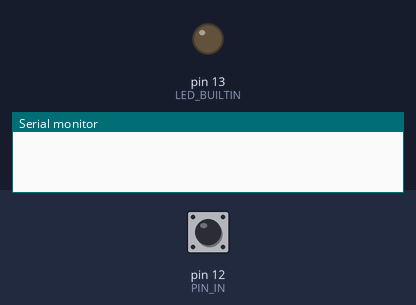
Recording of a sketch running on a simulated Arduino Uno, built with avr-gcc and run on an emulated ATmega328P. On the bench: output pins drawn as LEDs (lit = HIGH), the last lines printed to the serial monitor. Dashed ring = blinking. The inputs (shaded band) are chosen by the test bench; at power-on: pin 12 (PIN_IN) HIGH.

Above: at 1.2 s.
1.3 s: pin 12 (PIN_IN) pulled LOW for 0.15 s
At 1.37 s:
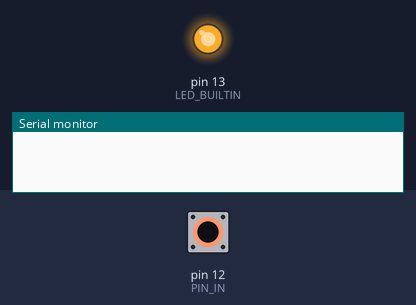
2.9 s: pin 12 (PIN_IN) pulled LOW for 3.2 s
At 7.0 s:
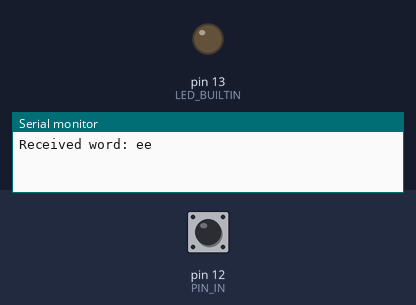
7.6 s: pin 12 (PIN_IN) pulsed LOW 2 times (0.12 s each, 0.3 s apart)
At 7.66 s:
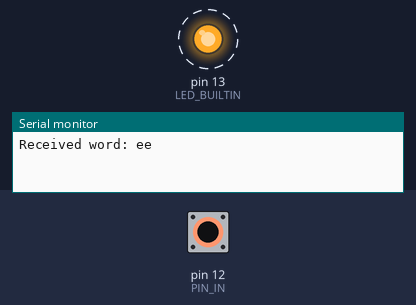
11.2 s: pin 12 (PIN_IN) pulsed LOW 5 times (0.12 s each, 0.3 s apart)
At 13.8 s:
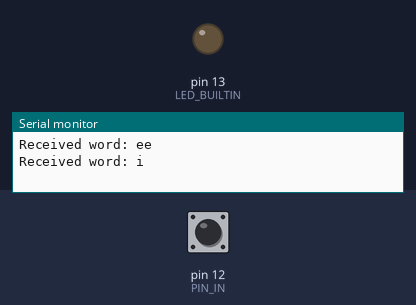
Timing chart, 0 to 15.3 s (numbered marks = the images above; inputs shaded):
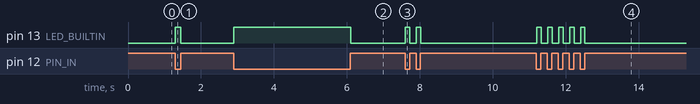

Measured:
- after the input at 1.3 s, pin 13 (LED_BUILTIN): LOW → HIGH at once, → LOW 0.15 s later
- after the input at 2.9 s, pin 13 (LED_BUILTIN): LOW → HIGH at once, → LOW 3.2 s later
- after the input at 7.6 s, pin 13 (LED_BUILTIN): alternates HIGH for 0.12 s and LOW for 0.18 s, 4 changes in all, then stays LOW, starting at once
- after the input at 11.2 s, pin 13 (LED_BUILTIN): alternates HIGH for 0.12 s and LOW for 0.18 s, 10 changes in all, then stays LOW, starting at once

The sketch:

simple_receiver.ino
```cpp
#define PIN_IN 12

// Times defined in milliseconds
#define TIME_UNIT          (250)
#define DOT                TIME_UNIT
#define DASH               (3*TIME_UNIT)
#define SYMBOL_SPACE       TIME_UNIT
#define RECV_LETTER_SPACE  (3 * TIME_UNIT)
#define RECV_WORD_SPACE    (7 * TIME_UNIT)

#define ERASE_TIMEOUT      (20 * TIME_UNIT)
#define LETTER_BUFFER_SIZE  8
#define WORD_BUFFER_SIZE   10

#define SYMBOL_DOT         '.'
#define SYMBOL_DASH        '-'

#define MORSE_CODE_LENGTH 36
const char *morse_code[MORSE_CODE_LENGTH] = {
  // a-z
  ".-", "-...", "-.-.", "-..", ".", "..-.", "--.", "....", "..", ".---", "-.-", ".-..", "--",
  "-.", "---", ".--.", "--.-", ".-.", "...", "-", "..-", "...-", ".--", "-..-", "-.--", "--..",
  // 0-9
  "-----", ".----", "..---", "...--", "....-", ".....", "-....", "--...", "---..", "----."
};

volatile unsigned long last_low_millis = 0;
volatile unsigned long last_high_millis = 0;
volatile char word_buffer[WORD_BUFFER_SIZE];
volatile char letter_buffer[LETTER_BUFFER_SIZE];
volatile byte letter_buffer_index = 0;
volatile byte word_buffer_index = 0;
volatile bool word_complete = false;

void parse_letter_buffer() {
  for (int i = 0; i < MORSE_CODE_LENGTH; ++i) {
    if (strcmp(morse_code[i], letter_buffer) == 0) {
      if (i < ('z' - 'a')) {
        word_buffer[word_buffer_index] = 'a' + i;
      } else {
        word_buffer[word_buffer_index] = i - ('z' - 'a' + 1) + '0';
      }
      //Serial.println(word_buffer[word_buffer_index]);
      word_buffer_index += 1;
      if (word_buffer_index >= WORD_BUFFER_SIZE) {
        word_complete = true;
      }
    }
  }
  for (int i = 0; i < LETTER_BUFFER_SIZE; ++i) letter_buffer[i] = 0;
  letter_buffer_index = 0;
}

void flush_buffers() {
  for (int i = 0; i < LETTER_BUFFER_SIZE; ++i) letter_buffer[i] = 0;
  for (int i = 0; i < WORD_BUFFER_SIZE; ++i) word_buffer[i] = 0;
  letter_buffer_index = 0;
  word_buffer_index = 0;
  word_complete = false;
}

void read_morse() {
  if (digitalRead(PIN_IN) == HIGH) {
    digitalWrite(LED_BUILTIN, LOW);
    last_high_millis = millis();
    if ((millis() - last_low_millis) <= 1.1 * DOT) {
      //Serial.println(".");
      letter_buffer[letter_buffer_index] = SYMBOL_DOT;
      letter_buffer_index += 1;
    } else if ((millis() - last_low_millis) <= 1.1 * DASH) {
      //Serial.println("-");
      letter_buffer[letter_buffer_index] = SYMBOL_DASH;
      letter_buffer_index += 1;
    }
    if (letter_buffer_index >= LETTER_BUFFER_SIZE) {
      // flush letter buffer
      for (int i = 0; i < LETTER_BUFFER_SIZE; ++i) letter_buffer[i] = 0;
      letter_buffer_index = 0;
    }
  } else {
    digitalWrite(LED_BUILTIN, HIGH);
    last_low_millis = millis();
    unsigned int time_since_high = millis() - last_high_millis;
    if (time_since_high > 0.9 * RECV_LETTER_SPACE) {
      parse_letter_buffer();
    }
    if (time_since_high > 0.9 * RECV_WORD_SPACE && word_buffer_index > 0) {
      word_complete = true;
    }
    if (time_since_high > ERASE_TIMEOUT) {
      flush_buffers();
    }
  }
}


void setup() {
  // Serial setup (optional, can be used for debugging output)
  Serial.begin(115200);

  // input is with pullup resistor, therefore "LOW" on that pin is signal
  pinMode(PIN_IN, INPUT_PULLUP);
  // use builtin LED to visualize what is sent
  pinMode(LED_BUILTIN, OUTPUT);
  // turn off LED initially
  digitalWrite(LED_BUILTIN, LOW);
}

int last_value = 0;

void loop() {
  // If the signal changes, call processing code. We do this on change as this code
  // would be simple to transfer to an interrupt later.
  if (digitalRead(PIN_IN) != last_value) {
    last_value = digitalRead(PIN_IN);
    read_morse();
  }

  // If we do not receive any HIGH signal for a WORD_SPACE the word has ended, but
  // since there is no signal change anymore, read_morse() would not be called.
  if (millis() - last_high_millis > RECV_WORD_SPACE &&
      (word_buffer_index > 0 || letter_buffer_index > 0)) {
    parse_letter_buffer();
    word_complete = true;
  }

  // We have a complete word, print it to serial
  if (word_complete) {
    if (word_buffer_index > 0) {  // any data at all?
      Serial.print("Received word: ");
      Serial.println((const char*)word_buffer);
    }
    word_complete = false;
    flush_buffers();
  }

  delay(10);
}
```
